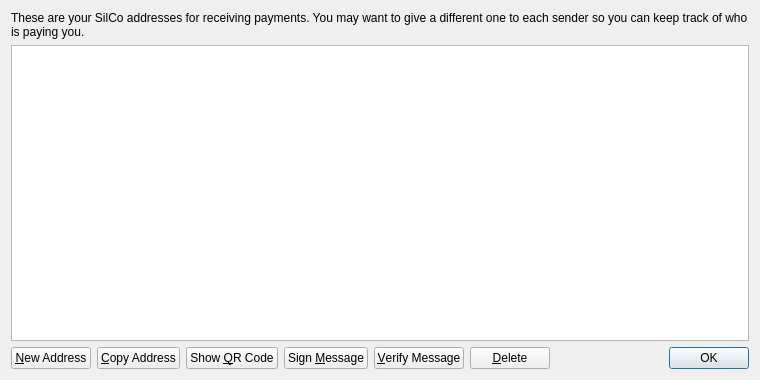
<?xml version="1.0" encoding="UTF-8"?>
<ui version="4.0">
 <class>AddressBookPage</class>
 <widget class="QWidget" name="AddressBookPage">
  <property name="geometry">
   <rect>
    <x>0</x>
    <y>0</y>
    <width>760</width>
    <height>380</height>
   </rect>
  </property>
  <property name="windowTitle">
   <string>Address Book</string>
  </property>
  <layout class="QVBoxLayout" name="verticalLayout">
   <item>
    <widget class="QLabel" name="labelExplanation">
     <property name="text">
      <string>These are your SilCo addresses for receiving payments. You may want to give a different one to each sender so you can keep track of who is paying you.</string>
     </property>
     <property name="textFormat">
      <enum>Qt::PlainText</enum>
     </property>
     <property name="wordWrap">
      <bool>true</bool>
     </property>
    </widget>
   </item>
   <item>
    <widget class="QTableView" name="tableView">
     <property name="contextMenuPolicy">
      <enum>Qt::CustomContextMenu</enum>
     </property>
     <property name="toolTip">
      <string>Double-click to edit address or label</string>
     </property>
     <property name="tabKeyNavigation">
      <bool>false</bool>
     </property>
     <property name="selectionMode">
      <enum>QAbstractItemView::SingleSelection</enum>
     </property>
     <property name="selectionBehavior">
      <enum>QAbstractItemView::SelectRows</enum>
     </property>
     <property name="sortingEnabled">
      <bool>true</bool>
     </property>
     <attribute name="verticalHeaderVisible">
      <bool>false</bool>
     </attribute>
    </widget>
   </item>
   <item>
    <layout class="QHBoxLayout" name="horizontalLayout">
     <item>
      <widget class="QPushButton" name="newAddressButton">
       <property name="toolTip">
        <string>Create a new address</string>
       </property>
       <property name="text">
        <string>&amp;New Address</string>
       </property>
      </widget>
     </item>
     <item>
      <widget class="QPushButton" name="copyToClipboard">
       <property name="toolTip">
        <string>Copy the currently selected address to the system clipboard</string>
       </property>
       <property name="text">
        <string>&amp;Copy Address</string>
       </property>
      </widget>
     </item>
     <item>
      <widget class="QPushButton" name="showQRCode">
       <property name="text">
        <string>Show &amp;QR Code</string>
       </property>
      </widget>
     </item>
     <item>
      <widget class="QPushButton" name="signMessage">
       <property name="toolTip">
        <string>Sign a message to prove you own a SilCo address</string>
       </property>
       <property name="text">
        <string>Sign &amp;Message</string>
       </property>
      </widget>
     </item>
     <item>
      <widget class="QPushButton" name="verifyMessage">
       <property name="toolTip">
        <string>Verify a message to ensure it was signed with a specified SilCo address</string>
       </property>
       <property name="text">
        <string>&amp;Verify Message</string>
       </property>
      </widget>
     </item>
     <item>
      <widget class="QPushButton" name="deleteButton">
       <property name="toolTip">
        <string>Delete the currently selected address from the list</string>
       </property>
       <property name="text">
        <string>&amp;Delete</string>
       </property>
      </widget>
     </item>
     <item>
      <spacer name="horizontalSpacer">
       <property name="orientation">
        <enum>Qt::Horizontal</enum>
       </property>
       <property name="sizeHint" stdset="0">
        <size>
         <width>40</width>
         <height>20</height>
        </size>
       </property>
      </spacer>
     </item>
     <item>
      <widget class="QDialogButtonBox" name="buttonBox">
       <property name="sizePolicy">
        <sizepolicy hsizetype="Maximum" vsizetype="Fixed">
         <horstretch>0</horstretch>
         <verstretch>0</verstretch>
        </sizepolicy>
       </property>
       <property name="standardButtons">
        <set>QDialogButtonBox::Ok</set>
       </property>
      </widget>
     </item>
    </layout>
   </item>
  </layout>
 </widget>
 <resources>
  <include location="../bitcoin.qrc"/>
 </resources>
 <connections/>
</ui>
